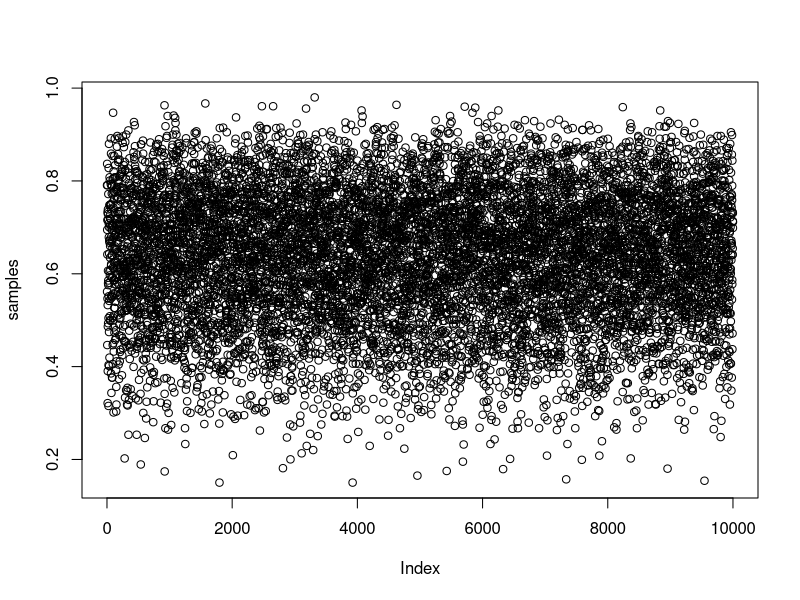

This figure's R source: (Note: this script raises an error after producing the figure.)

setwd("~/Desktop/Statistics Book/Statistical_Rethinking/Chapter_3")

rm(list = ls())

# use grid approximation to generate data
p_grid <- seq (from = 0, to = 1, length.out = 1000)

# Assume prior distribution is normal
prob_p <- rep(1,1000)

# Likelihood of each event occuring
prob_data <- dbinom (6, size = 9, prob = p_grid )

# Calculate posterior based on the prob_data and prior data
posterior <- prob_data * prob_p

posterior <- posterior / sum(posterior)

# Generate Samples from posterior distribution

samples <- sample(p_grid, prob = posterior, size = 1e4, replace = TRUE)

plot(samples)
dens(samples)

# add up posterior probability where p <0.5
sum( posterior[p_grid < 0.5])